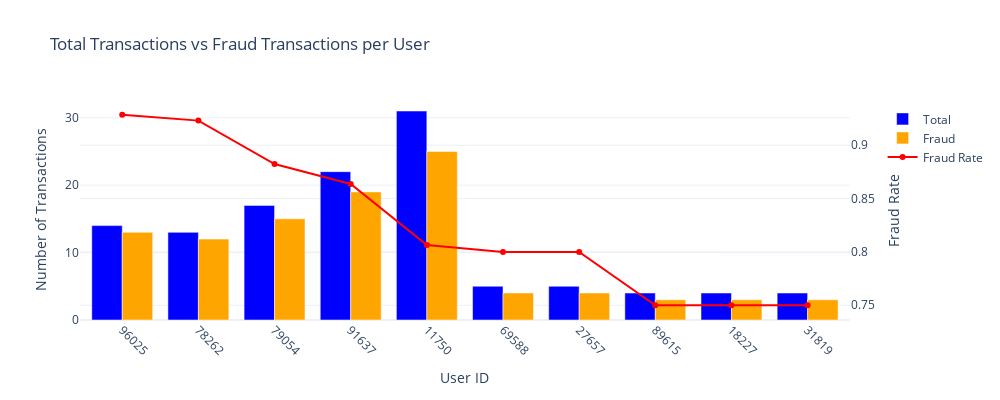

Source (notebook cell):
### Code cell
not_100 = not_100.head(10)

fig = make_subplots(specs=[[{"secondary_y": True}]])

# Adding the bar for the total transactions
fig.add_trace(
    go.Bar(
        x=not_100['user_id'],
        y=not_100['total_transactions'],
        name='Total',
        marker_color='blue',
        hovertemplate='Total Transactions: %{y}<extra></extra>',
    ),
    secondary_y=False,
)

# Adding the bar for the fraudulent transactions
fig.add_trace(
    go.Bar(
        x=not_100['user_id'],
        y=not_100['fraud'],
        name='Fraud',
        marker_color='orange',
        hovertemplate='Fraud: %{y}<extra></extra>',
    ),
    secondary_y=False,
)

# Adding the line for the fraud rate
fig.add_trace(
    go.Scatter(
        x=not_100['user_id'],
        y=not_100['fraud_rate'],
        name='Fraud Rate',
        mode='lines+markers',
        line=dict(color='red'),
        hovertemplate='Fraud Rate: %{y}<extra></extra>',
    ),
    secondary_y=True,
)

# Layout configuration
fig.update_layout(
    title="Total Transactions vs Fraud Transactions per User",
    xaxis_title="User ID",
    yaxis_title="Number of Transactions",
    yaxis2_title="Fraud Rate",
    barmode='group',
    legend=dict(
        x=0.98,
        y=0.98,
        bgcolor='rgba(255, 255, 255, 0.5)',
    ),
    template="plotly_white",
    width=1000,
    height=400,
)

# Axis configuration
fig.update_xaxes(
    tickangle=45,
    type='category',
)
fig.show()

### Figure 1 — Plotly figure (JSON) as saved in the notebook; plotly's stock layout.template omitted (floating-point values rounded to 4 significant figures)
{"data": [{"hovertemplate": "Total Transactions: %{y}<extra></extra>", "marker": {"color": "blue"}, "name": "Total", "type": "bar", "x": [96025, 78262, 79054, 91637, 11750, 69588, 27657, 89615, 18227, 31819], "xaxis": "x", "y": [14, 13, 17, 22, 31, 5, 5, 4, 4, 4], "yaxis": "y"}, {"hovertemplate": "Fraud: %{y}<extra></extra>", "marker": {"color": "orange"}, "name": "Fraud", "type": "bar", "x": [96025, 78262, 79054, 91637, 11750, 69588, 27657, 89615, 18227, 31819], "xaxis": "x", "y": [13, 12, 15, 19, 25, 4, 4, 3, 3, 3], "yaxis": "y"}, {"hovertemplate": "Fraud Rate: %{y}<extra></extra>", "line": {"color": "red"}, "mode": "lines+markers", "name": "Fraud Rate", "type": "scatter", "x": [96025, 78262, 79054, 91637, 11750, 69588, 27657, 89615, 18227, 31819], "xaxis": "x", "y": [0.9286, 0.9231, 0.8824, 0.8636, 0.8065, 0.8, 0.8, 0.75, 0.75, 0.75], "yaxis": "y2"}], "layout": {"barmode": "group", "height": 400, "legend": {"bgcolor": "rgba(255, 255, 255, 0.5)", "x": 0.98, "y": 0.98}, "title": {"text": "Total Transactions vs Fraud Transactions per User"}, "width": 1000, "xaxis": {"anchor": "y", "domain": [0, 0.94], "tickangle": 45, "title": {"text": "User ID"}, "type": "category"}, "yaxis": {"anchor": "x", "domain": [0, 1], "title": {"text": "Number of Transactions"}}, "yaxis2": {"anchor": "x", "overlaying": "y", "side": "right", "title": {"text": "Fraud Rate"}}}}
